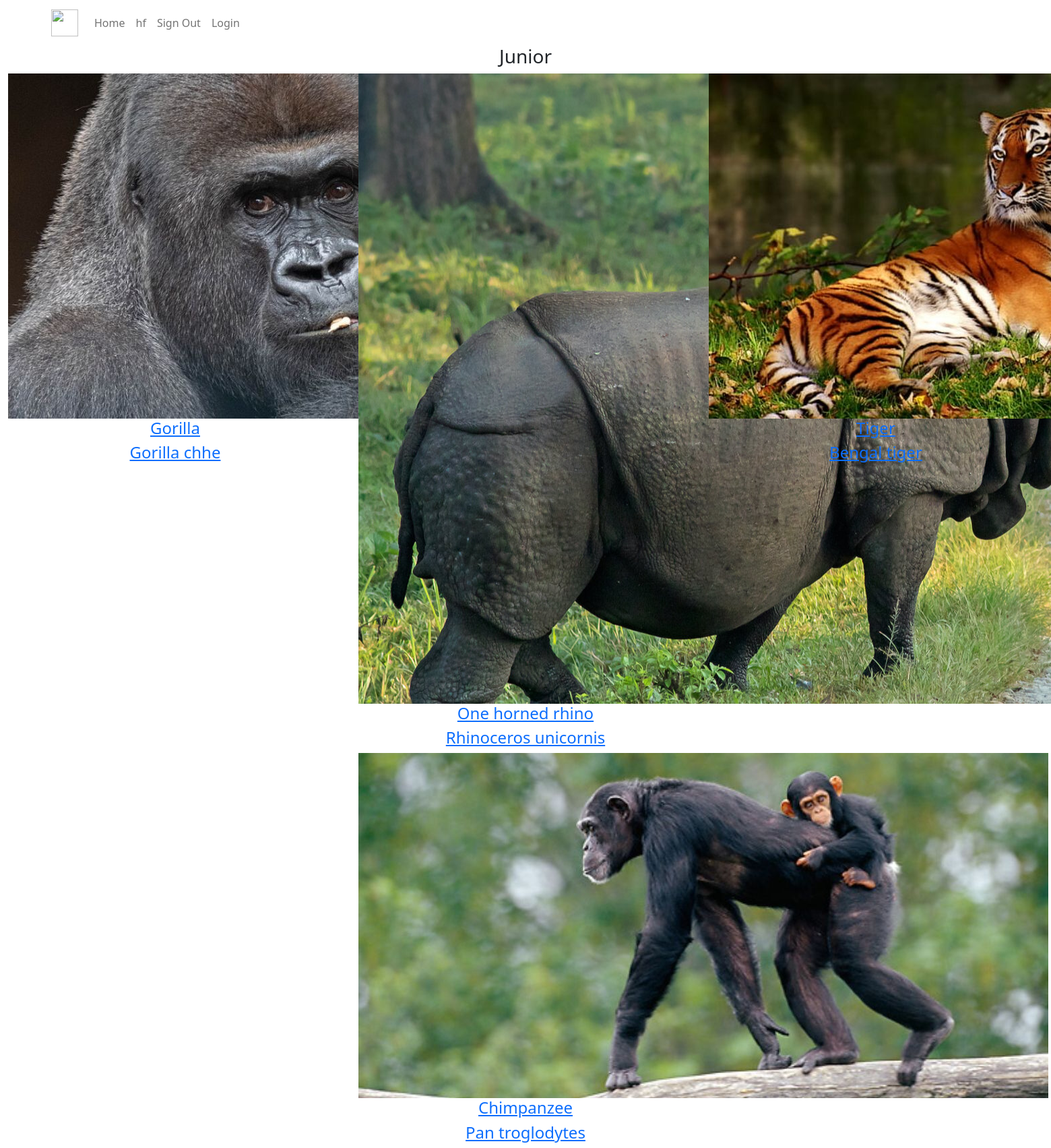
The page /junior.php on the database its author committed.
### tables this page shows
CREATE TABLE `animals` (
  `animal_id` int(11) NOT NULL,
  `animal_name` varchar(30) NOT NULL,
  `come_from` varchar(30) NOT NULL,
  `picture` varchar(255) NOT NULL,
  `address` varchar(255) NOT NULL,
  `description` text DEFAULT NULL,
  `size` enum('big','medium','small') NOT NULL,
  `age` int(11) NOT NULL,
  `breed` varchar(30) NOT NULL,
  `available` int(15) NOT NULL
);

### junior.php (the view, shortened to what this page needs)
<?php
require_once 'components/db_connect.php';
$sql = "SELECT * FROM animals WHERE age <= 3 ";
$result = mysqli_query($connect, $sql);
$tbody="";
if(mysqli_num_rows($result)>0){
    while($row = mysqli_fetch_assoc($result)){
        $tbody .= "
        <div class='container col-4 nsl justify-content-center'>
          <div class='boox col-12 justify-content-center '>
                <a class='eddt' href='details.php?animal_id=".$row['animal_id']."'>
                  <img class='im-size' src='./pictures/" .$row['picture']."'>
                </a>
          </div>
          <div class='text-center nsl2'>
            <a class='eddt' href='details.php?animal_id=".$row['animal_id']."'>
              <h4>" .$row['animal_name']."</h4>
              <h4>" .$row['breed']."</h4>
            </a>
          </div>
        </div> ";
    };
}else {
    $tbody="
       <tr>
         <td> colspan='5' class='text-center'>Not Data </td>
        </tr>
    ";
}
?>
<!DOCTYPE html>
<html lang="en">
<head>
    <link rel="stylesheet" href="css/style.scss">
    <link href="https://cdn.jsdelivr.net/npm/bootstrap@5.1.3/dist/css/bootstrap.min.css" rel="stylesheet">
</head>
<body class="bbc">
  <?php require_once 'components/navigation.php' ?>
    <div id="items">
      <div class="row text-center dit justify-content-center">
        <div class="col-12">
          <h3 class="heading text-center">Junior</h3>
        </div>
        <div class="col-12 row">
           <?php echo $tbody; ?>
        </div>
      </div>
    </div>
</body>
</html>

### rows shown on the page
animals: picture (picture), animal_name "Gorilla", breed "Gorilla chhe"
animals: picture (picture), animal_name "One horned rhino", breed "Rhinoceros unicornis"
animals: picture (picture), animal_name "Tiger", breed "Bengal tiger"
animals: picture (picture), animal_name "Chimpanzee", breed "Pan troglodytes"
